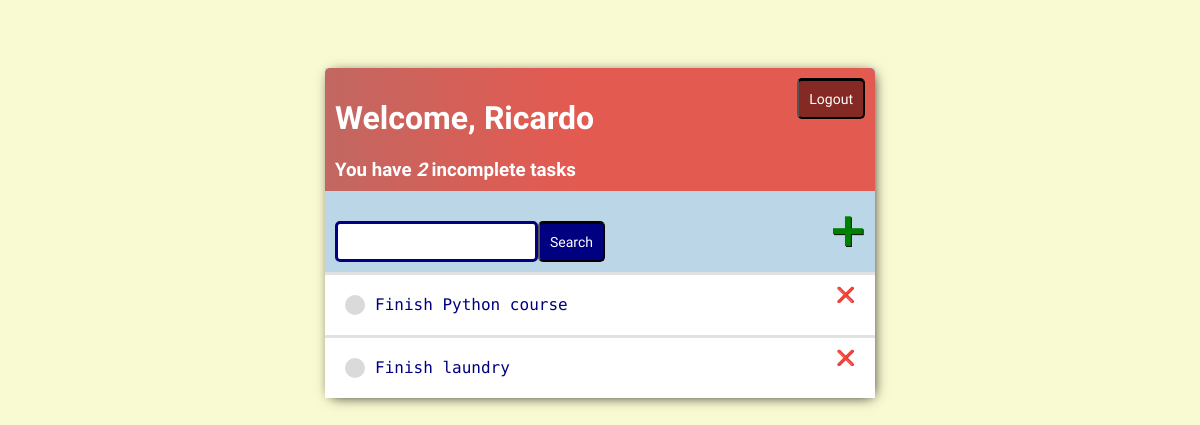
Page / (signed in) on the earlier database version.
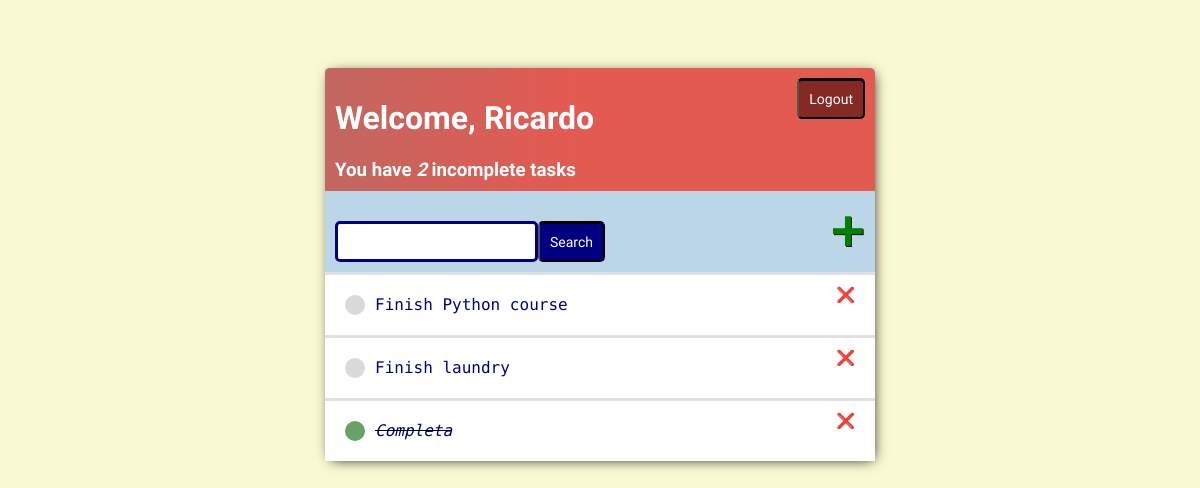
Same page on the later database version.
### base/models.py (models this page shows)
class Task(models.Model):
    user = models.ForeignKey(User,
                             on_delete=models.CASCADE,
                             null=True,
                             blank=True)
    title = models.CharField(max_length=200)
    description = models.TextField(null=True,
                                   blank=True)
    complete = models.BooleanField(default=False)
    created = models.DateTimeField(auto_now_add=True)
    def __str__(self):
        return self.title
    class Goal:
        ordering = ['complete']

### base/views.py (the view)
# urls.py: urlpatterns = [path('', ListToDo.as_view(), name='tasks'),
class  ListToDo(LoginRequiredMixin, ListView):
    model = Task
    context_object_name = 'tasks'
    def get_context_data(self, **kwargs):
        context = super().get_context_data(**kwargs)
        context['tasks'] = context['tasks'].filter(user=self.request.user)
        context['count'] = context['tasks'].filter(complete=False).count()
        to_search =self.request.GET.get('area-search') or ''
        if to_search:
            context['tasks'] = context['tasks'].filter(title__icontains=to_search)
        context['to_search'] = to_search
        return context

### base/templates/base/task_list.html (shortened to what this page needs)
{% extends 'base/main.html' %}
{% block content %}
    <div class="top-bar">
        <div>
            <h1>Welcome, {{request.user|title}}</h1>
            <h3 style="margin:0">You have <i>{{count}}</i> incomplete task{{count|pluralize}}</h3>
        </div>
        {% if request.user.is_authenticated %}
        <form action="{% url 'logout' %}" method="post">
                  <button class="logout-button" type="submit" class="btn btn-info">Logout</button>
        </form>
        {% else %}
            <a href="{% url 'login'  %}">Login</a>
        {% endif %}
    </div>
    <div id="container-add-search">
         <form method="GET" style="margin-top: 20px; display: flex;">
            <input type="text" name="area-search" value="{{to_search}}">
            <input class="button" type="submit" value="Search">
        </form>
        <a id="url-add" href="{% url 'create-task' %}">&#128933;</a>
    </div>
    <div class="container-items-tasks">
        {% for task in tasks %}
        <div class="container-tasks">
            {% if task.complete %}
            <div class="title-task">
                <div class="icon-complete"></div>
                <i><s><a href="{% url 'update-task' task.id %}">{{task}}</a></s></i>
            </div>
            <a class="url-delete" href="{% url 'delete-task' task.id %}">&#x274C;</a>
            {% else %}
            <div class="title-task">
                <div class="icon-incomplete"></div>
                <a href="{% url 'update-task' task.id %}">{{task}}</a>
            </div>
            <a class="url-delete" href="{% url 'delete-task' task.id %}">&#x274C;</a>
            {% endif %}
        </div>
        {% empty %}
        <h3>No items in this list</h3>
        {% endfor %}
    </div>
{% endblock content %}

Differences in the rows shown:
added Task: title "Completa"
